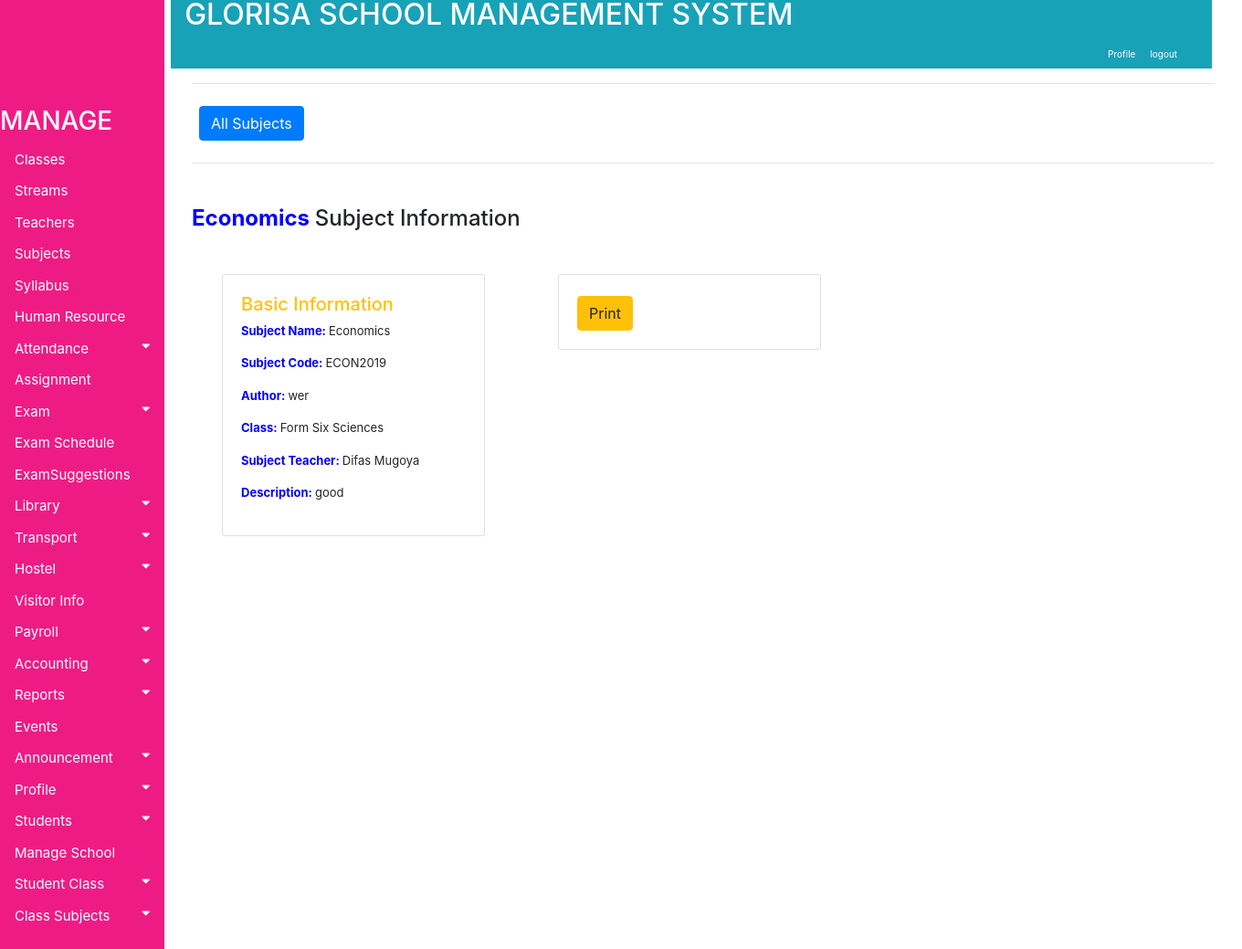
Screenshot of /accounts/viewsinglesubjectsinclassdetails/6 (signed in) with the database file from the repository.
### accounts/models.py (models this page shows, shortened)
class Subjects(models.Model):
    choices = (('Compulsory','Compulsory'),('Options','Options'))
    Subjectname = models.CharField(max_length=130)
    Subjectcode = models.CharField(max_length=130)
    Author = models.CharField(max_length=130)
    Class = models.ForeignKey(Classinformation, on_delete=models.PROTECT, blank=True, null=True)
    SubjectTeacher = models.ForeignKey(TeachersInformation, on_delete=models.PROTECT, blank=True, null=True)
    Type = models.CharField(max_length=130, choices=choices, blank=False)
    OtherNotes = models.TextField(max_length=200, blank=True)

class Classinformation(models.Model):
    nameclass= (('Form_One','Form_One'), ('Form_Two', 'Form_Two'),('Form_Three','Form_Three'), ('Form_Four', 'Form_Four'),
    ('Form_Five_Arts','Form_Five_Arts'), ('Form_Five_Sciences', 'Form_Five_Sciences'),
    ('Form_Five_Six','Form_Six_Arts'), ('Form_Six_Sciences', 'Form_Six_Sciences'))
    ClassName = models.CharField(max_length=130, choices=nameclass, blank=False)
    ClassTeacher = models.ForeignKey(TeachersInformation, on_delete=models.PROTECT, blank=True, null=True)
    TotalStudents = models.CharField(max_length=30, blank=True)
    NumberOfSections = models.CharField(max_length=30, blank=True)
    def __str__(self):
        return self.ClassName

class TeachersInformation(models.Model):
    choices = (('female','female'), ('male', 'male'))
    type = (('Monthly','Monthly'), ('hourly', 'hourly'))
    blood= (('A+','A+'), ('A-', 'A-'),('B+','B+'), ('B-', 'B-'),('AB+','AB+'), ('AB-', 'AB-'),
    ('O+','O+'), ('O-', 'O-'))
    responsibility = (('Mathematics','Mathematics'), ('English', 'English'),('History','History'), ('Biology', 'Biology')
    ,('Chemistry','Chemistry'), ('Physics', 'Physics'),('Geography','Geography'), ('Economics', 'Economics'))
    Name = models.CharField(max_length=130)
    NationaId = models.CharField(max_length=130)
    Responsibility = models.CharField(max_length=100, choices=responsibility, blank=False)
    Gender=models.CharField(max_length=10, choices=choices, blank=False, null=True)
    BloodGroup=models.CharField(max_length=10, choices=blood, blank=False, null=True)
    Religion =models.CharField(max_length=130)
    DateOfBirth=models.CharField(max_length=130, default="15-10-1990")
    PermanentAddress=models.CharField(max_length=130)
    PresentAddress=models.CharField(max_length=130 )
    Email=models.CharField(max_length=130)
    Password=models.CharField(max_length=130)
    Username=models.CharField(max_length=130)
    Salary = models.ForeignKey(SalaryGrade, on_delete=models.PROTECT, blank=True, null=True)
    SalaryType =models.CharField(max_length=10, choices=type, blank=False)
    JoiningDate=models.CharField(max_length=130,  default="15-10-1990")
    Resume=models.FileField(upload_to="gallery")
    TeacherPhoto=models.ImageField(upload_to="gallery")
    OtherInfo=models.TextField(max_length=100,  default="Enter Other Notes")
    def __str__(self):
        return self.Name

### accounts/views/views.py (the view)
# urls.py: url(r'^viewsinglesubjectsinclassdetails/(?P<pk>\d+)', views.viewsinglesubjectsinclassdetails,
@login_required
def viewsinglesubjectsinclassdetails(request, pk):
    all_info = Subjects.objects.filter(id=pk)
    context = {'all_info': all_info}
    return render(request, 'accounts/Subject/viewsinglesubjectsinclassdetails.html', context)

### accounts/templates/accounts/Subject/viewsinglesubjectsinclassdetails.html (shortened to what this page needs)
{% extends 'base.html' %}
{% block body %}
{% if all_info %}
{% for item in all_info %}
<div class="container" style="margin-left: 200px;font-size: 20px; padding: 0px 10px;">
<hr style="margin-top: 1rem; margin-bottom: 1rem;border: 0; border-top: 1px solid rgba(0, 0, 0, 0.1);"/>
<nav class="nav navbar-expand">
  <ul class="navbar-nav mr-auto">
    <li class="nav-item">
    <a class="nav-link" href="{% url 'subjectsinaclass6' %}"><button class="btn btn-primary">All Subjects</button></a>
    </li>
  </ul>
</nav>
<hr style="margin-top: 1rem; margin-bottom: 1rem;border: 0; border-top: 1px solid rgba(0, 0, 0, 0.1);"/>
<br><h4> <b>{{item.Subjectname}} </b> Subject Information</h4><br>
<div class="container" style="margin-left:20px; font-size:130%; padding:3px">
<div class="form-row" style="margin:5px;">
  <div class="col-lg-4" style="float:right">
    <div class="card" style="width: 18rem;">
      <div class="card-body">
        <h5 class="text-warning">Basic Information</h5>
        <p><b>Subject Name:  </b>{{ item.Subjectname  }}</p>
        <p><b>Subject Code:  </b>{{ item.Subjectcode }}</p>
        <p><b>Author:  </b>{{ item.Author }}</p>
        <p><b>Class:  </b>{{ item.Class  }}</p>
        <p><b>Subject Teacher:  </b>{{ item.SubjectTeacher}}</p>
        <p><b>Description:  </b>{{ item.OtherNotes }}</p>
      </div>
    </div>
  </div>
<div class="col-md-4 col-sm-6 col-xs-6" style="float:right">
  <div class="card" style="width: 18rem;">
    <div class="card-body">
      <button class="btn btn-warning" name="button"> Print </button>
    </div>
  </div>
</div>
{% endfor %}
{% endif %}
</div>
</div>
{% endblock %}

### accounts/static/css/style.css (style rules this page uses)
.container { margin-left: 200px;font-size: 10px; padding: 0px 10px; }
.col-lg-4 { font-size: 13px; }
body { font-family: "Lato", sans-serif; }

### accounts/templates/accounts/Subject/viewsinglesubjectsinclassdetails.html (style rules this page uses)
b { font-size:100%; color:blue; }

### rows the page displays
Subjects: Subjectname "Economics", Subjectcode "ECON2019", Author "wer", Class "Form Six Sciences", SubjectTeacher "Difas Mugoya", OtherNotes "good"
